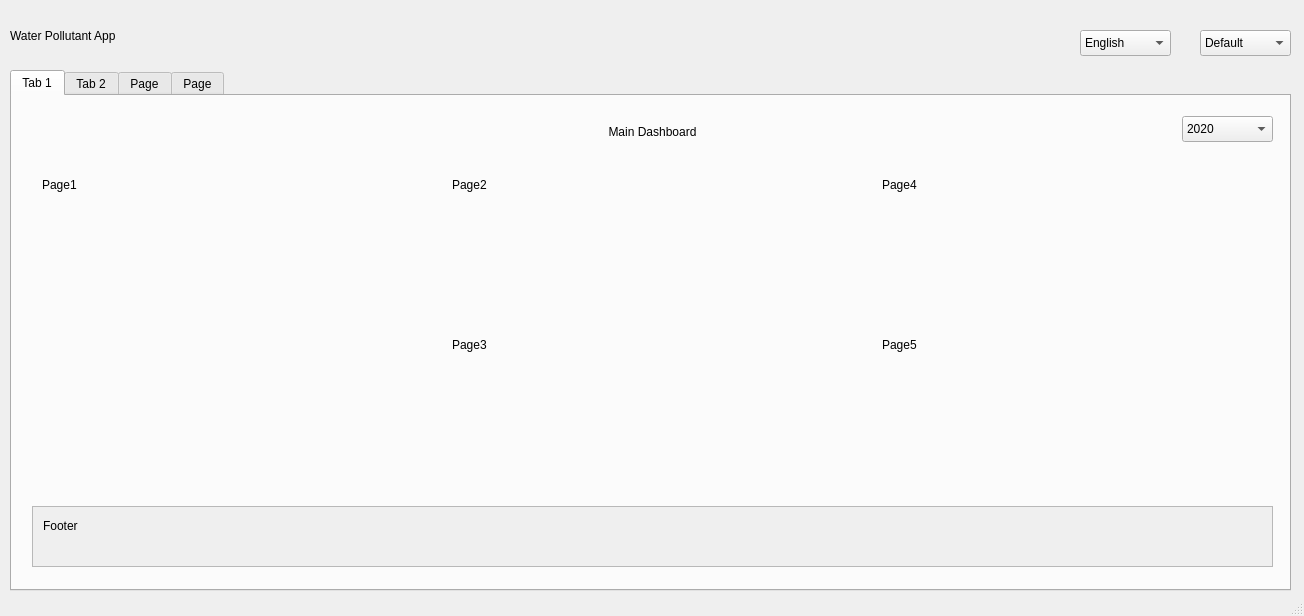
<?xml version="1.0" encoding="UTF-8"?>
<ui version="4.0">
 <class>MainWindow</class>
 <widget class="QMainWindow" name="MainWindow">
  <property name="geometry">
   <rect>
    <x>0</x>
    <y>0</y>
    <width>1304</width>
    <height>616</height>
   </rect>
  </property>
  <property name="windowTitle">
   <string>MainWindow</string>
  </property>
  <widget class="QWidget" name="centralwidget">
   <widget class="QLabel" name="label">
    <property name="geometry">
     <rect>
      <x>10</x>
      <y>10</y>
      <width>291</width>
      <height>51</height>
     </rect>
    </property>
    <property name="styleSheet">
     <string notr="true">font: 20pt &quot;Noto Serif CJK HK&quot;;</string>
    </property>
    <property name="text">
     <string>Water Pollutant App</string>
    </property>
   </widget>
   <widget class="QTabWidget" name="tabWidget">
    <property name="geometry">
     <rect>
      <x>10</x>
      <y>70</y>
      <width>1281</width>
      <height>521</height>
     </rect>
    </property>
    <property name="currentIndex">
     <number>0</number>
    </property>
    <widget class="QWidget" name="Home">
     <attribute name="title">
      <string>Tab 1</string>
     </attribute>
     <widget class="QWidget" name="widget" native="true">
      <property name="geometry">
       <rect>
        <x>20</x>
        <y>70</y>
        <width>381</width>
        <height>321</height>
       </rect>
      </property>
      <widget class="QLabel" name="label_2">
       <property name="geometry">
        <rect>
         <x>10</x>
         <y>10</y>
         <width>66</width>
         <height>18</height>
        </rect>
       </property>
       <property name="text">
        <string>Page1</string>
       </property>
      </widget>
     </widget>
     <widget class="QWidget" name="widget_2" native="true">
      <property name="geometry">
       <rect>
        <x>430</x>
        <y>70</y>
        <width>401</width>
        <height>141</height>
       </rect>
      </property>
      <widget class="QLabel" name="label_3">
       <property name="geometry">
        <rect>
         <x>10</x>
         <y>10</y>
         <width>66</width>
         <height>18</height>
        </rect>
       </property>
       <property name="text">
        <string>Page2</string>
       </property>
      </widget>
     </widget>
     <widget class="QWidget" name="widget_3" native="true">
      <property name="geometry">
       <rect>
        <x>430</x>
        <y>230</y>
        <width>401</width>
        <height>161</height>
       </rect>
      </property>
      <widget class="QLabel" name="label_4">
       <property name="geometry">
        <rect>
         <x>10</x>
         <y>10</y>
         <width>66</width>
         <height>18</height>
        </rect>
       </property>
       <property name="text">
        <string>Page3</string>
       </property>
      </widget>
     </widget>
     <widget class="QWidget" name="widget_4" native="true">
      <property name="geometry">
       <rect>
        <x>860</x>
        <y>70</y>
        <width>401</width>
        <height>141</height>
       </rect>
      </property>
      <widget class="QLabel" name="label_5">
       <property name="geometry">
        <rect>
         <x>10</x>
         <y>10</y>
         <width>66</width>
         <height>18</height>
        </rect>
       </property>
       <property name="text">
        <string>Page4</string>
       </property>
      </widget>
     </widget>
     <widget class="QWidget" name="widget_5" native="true">
      <property name="geometry">
       <rect>
        <x>860</x>
        <y>230</y>
        <width>401</width>
        <height>161</height>
       </rect>
      </property>
      <widget class="QLabel" name="label_6">
       <property name="geometry">
        <rect>
         <x>10</x>
         <y>10</y>
         <width>66</width>
         <height>18</height>
        </rect>
       </property>
       <property name="text">
        <string>Page5</string>
       </property>
      </widget>
     </widget>
     <widget class="QScrollArea" name="scrollArea">
      <property name="geometry">
       <rect>
        <x>20</x>
        <y>410</y>
        <width>1241</width>
        <height>61</height>
       </rect>
      </property>
      <property name="widgetResizable">
       <bool>true</bool>
      </property>
      <widget class="QWidget" name="scrollAreaWidgetContents">
       <property name="geometry">
        <rect>
         <x>0</x>
         <y>0</y>
         <width>1239</width>
         <height>59</height>
        </rect>
       </property>
       <widget class="QLabel" name="label_7">
        <property name="geometry">
         <rect>
          <x>10</x>
          <y>10</y>
          <width>66</width>
          <height>18</height>
         </rect>
        </property>
        <property name="text">
         <string>Footer</string>
        </property>
       </widget>
      </widget>
     </widget>
     <widget class="QComboBox" name="comboBox_2">
      <property name="geometry">
       <rect>
        <x>1170</x>
        <y>20</y>
        <width>91</width>
        <height>26</height>
       </rect>
      </property>
      <item>
       <property name="text">
        <string>2020</string>
       </property>
      </item>
      <item>
       <property name="text">
        <string>2021</string>
       </property>
      </item>
     </widget>
     <widget class="QLabel" name="label_8">
      <property name="geometry">
       <rect>
        <x>0</x>
        <y>10</y>
        <width>1281</width>
        <height>51</height>
       </rect>
      </property>
      <property name="styleSheet">
       <string notr="true">font: 20pt &quot;Noto Serif CJK HK&quot;;</string>
      </property>
      <property name="text">
       <string>Main Dashboard</string>
      </property>
      <property name="alignment">
       <set>Qt::AlignCenter</set>
      </property>
     </widget>
     <zorder>label_8</zorder>
     <zorder>widget</zorder>
     <zorder>widget_2</zorder>
     <zorder>widget_3</zorder>
     <zorder>widget_4</zorder>
     <zorder>widget_5</zorder>
     <zorder>scrollArea</zorder>
     <zorder>comboBox_2</zorder>
    </widget>
    <widget class="QWidget" name="tab_2">
     <attribute name="title">
      <string>Tab 2</string>
     </attribute>
    </widget>
    <widget class="QWidget" name="tab">
     <attribute name="title">
      <string>Page</string>
     </attribute>
    </widget>
    <widget class="QWidget" name="tab_3">
     <attribute name="title">
      <string>Page</string>
     </attribute>
    </widget>
   </widget>
   <widget class="QComboBox" name="comboBox">
    <property name="geometry">
     <rect>
      <x>1080</x>
      <y>30</y>
      <width>91</width>
      <height>26</height>
     </rect>
    </property>
    <item>
     <property name="text">
      <string>English</string>
     </property>
    </item>
    <item>
     <property name="text">
      <string>Chinese</string>
     </property>
    </item>
    <item>
     <property name="text">
      <string>German</string>
     </property>
    </item>
   </widget>
   <widget class="QComboBox" name="comboBox_3">
    <property name="geometry">
     <rect>
      <x>1200</x>
      <y>30</y>
      <width>91</width>
      <height>26</height>
     </rect>
    </property>
    <item>
     <property name="text">
      <string>Default</string>
     </property>
    </item>
    <item>
     <property name="text">
      <string>Light mode</string>
     </property>
    </item>
    <item>
     <property name="text">
      <string>Dark mode</string>
     </property>
    </item>
   </widget>
   <zorder>tabWidget</zorder>
   <zorder>label</zorder>
   <zorder>comboBox</zorder>
   <zorder>comboBox_3</zorder>
  </widget>
  <widget class="QStatusBar" name="statusbar"/>
 </widget>
 <resources/>
 <connections/>
</ui>
